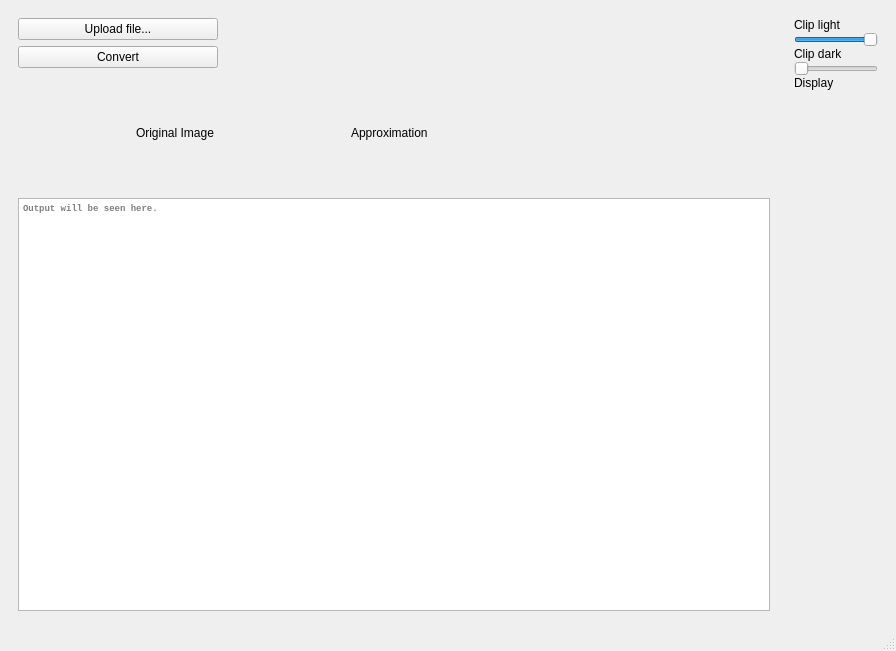
<?xml version="1.0" encoding="UTF-8"?>
<ui version="4.0">
 <class>ImageToAscii</class>
 <widget class="QMainWindow" name="ImageToAscii">
  <property name="geometry">
   <rect>
    <x>0</x>
    <y>0</y>
    <width>896</width>
    <height>651</height>
   </rect>
  </property>
  <property name="windowTitle">
   <string>ImageToAscii</string>
  </property>
  <widget class="QWidget" name="centralwidget">
   <layout class="QHBoxLayout" name="horizontalLayout_3">
    <item>
     <widget class="QWidget" name="verticalWidget" native="true">
      <property name="sizePolicy">
       <sizepolicy hsizetype="Preferred" vsizetype="Preferred">
        <horstretch>0</horstretch>
        <verstretch>0</verstretch>
       </sizepolicy>
      </property>
      <layout class="QVBoxLayout" name="verticalLayout">
       <item>
        <layout class="QHBoxLayout" name="horizontalLayout">
         <item>
          <widget class="QPushButton" name="btn_upload">
           <property name="maximumSize">
            <size>
             <width>200</width>
             <height>16777215</height>
            </size>
           </property>
           <property name="text">
            <string>Upload file...</string>
           </property>
          </widget>
         </item>
         <item>
          <widget class="QLabel" name="label_filename">
           <property name="text">
            <string/>
           </property>
          </widget>
         </item>
        </layout>
       </item>
       <item>
        <widget class="QPushButton" name="btn_convert">
         <property name="maximumSize">
          <size>
           <width>200</width>
           <height>16777215</height>
          </size>
         </property>
         <property name="text">
          <string>Convert</string>
         </property>
        </widget>
       </item>
       <item>
        <widget class="QWidget" name="widget" native="true">
         <property name="sizePolicy">
          <sizepolicy hsizetype="Preferred" vsizetype="Preferred">
           <horstretch>0</horstretch>
           <verstretch>0</verstretch>
          </sizepolicy>
         </property>
         <property name="minimumSize">
          <size>
           <width>100</width>
           <height>100</height>
          </size>
         </property>
         <layout class="QHBoxLayout" name="horizontalLayout_2">
          <item>
           <widget class="QLabel" name="label_original">
            <property name="maximumSize">
             <size>
              <width>100</width>
              <height>100</height>
             </size>
            </property>
            <property name="text">
             <string>Original Image</string>
            </property>
           </widget>
          </item>
          <item>
           <widget class="QLabel" name="label_approx">
            <property name="minimumSize">
             <size>
              <width>100</width>
              <height>100</height>
             </size>
            </property>
            <property name="maximumSize">
             <size>
              <width>300</width>
              <height>300</height>
             </size>
            </property>
            <property name="text">
             <string>Approximation</string>
            </property>
           </widget>
          </item>
         </layout>
        </widget>
       </item>
       <item>
        <widget class="QPlainTextEdit" name="outputWidget">
         <property name="font">
          <font>
           <family>Consolas</family>
           <pointsize>7</pointsize>
           <weight>75</weight>
           <bold>true</bold>
          </font>
         </property>
         <property name="lineWrapMode">
          <enum>QPlainTextEdit::NoWrap</enum>
         </property>
         <property name="tabStopWidth">
          <number>80</number>
         </property>
         <property name="placeholderText">
          <string>Output will be seen here.</string>
         </property>
        </widget>
       </item>
      </layout>
     </widget>
    </item>
    <item>
     <widget class="QWidget" name="verticalWidget_2" native="true">
      <property name="sizePolicy">
       <sizepolicy hsizetype="Fixed" vsizetype="Preferred">
        <horstretch>0</horstretch>
        <verstretch>0</verstretch>
       </sizepolicy>
      </property>
      <property name="minimumSize">
       <size>
        <width>200</width>
        <height>0</height>
       </size>
      </property>
      <layout class="QVBoxLayout" name="verticalLayout_2" stretch="0,0,0,0,0,0,0">
       <property name="spacing">
        <number>0</number>
       </property>
       <property name="sizeConstraint">
        <enum>QLayout::SetMinimumSize</enum>
       </property>
       <item>
        <widget class="QLabel" name="label">
         <property name="text">
          <string>Clip light</string>
         </property>
        </widget>
       </item>
       <item>
        <widget class="QSlider" name="clip_light_slider">
         <property name="maximum">
          <number>100</number>
         </property>
         <property name="value">
          <number>100</number>
         </property>
         <property name="orientation">
          <enum>Qt::Horizontal</enum>
         </property>
        </widget>
       </item>
       <item>
        <widget class="QLabel" name="label_2">
         <property name="text">
          <string>Clip dark</string>
         </property>
        </widget>
       </item>
       <item>
        <widget class="QSlider" name="clip_dark_slider">
         <property name="layoutDirection">
          <enum>Qt::LeftToRight</enum>
         </property>
         <property name="maximum">
          <number>100</number>
         </property>
         <property name="orientation">
          <enum>Qt::Horizontal</enum>
         </property>
        </widget>
       </item>
       <item>
        <widget class="QLabel" name="label_3">
         <property name="text">
          <string>Display</string>
         </property>
        </widget>
       </item>
       <item>
        <widget class="QWidget" name="widget_2" native="true">
         <property name="minimumSize">
          <size>
           <width>0</width>
           <height>50</height>
          </size>
         </property>
        </widget>
       </item>
       <item>
        <spacer name="verticalSpacer">
         <property name="orientation">
          <enum>Qt::Vertical</enum>
         </property>
         <property name="sizeHint" stdset="0">
          <size>
           <width>20</width>
           <height>40</height>
          </size>
         </property>
        </spacer>
       </item>
      </layout>
     </widget>
    </item>
   </layout>
  </widget>
  <widget class="QMenuBar" name="menubar">
   <property name="geometry">
    <rect>
     <x>0</x>
     <y>0</y>
     <width>896</width>
     <height>26</height>
    </rect>
   </property>
  </widget>
  <widget class="QStatusBar" name="statusbar"/>
 </widget>
 <resources/>
 <connections/>
</ui>
